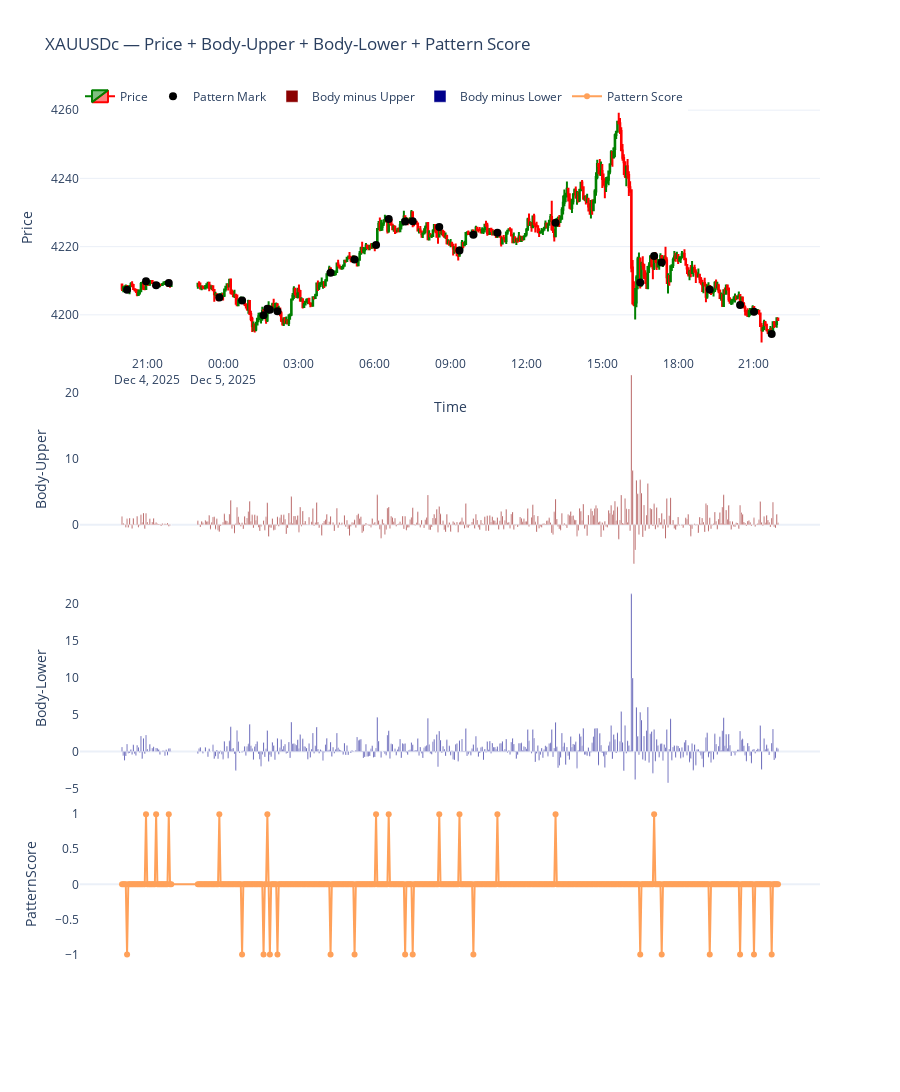

Notebook code cell kept with this figure:
### Markdown cell above
This pattern score is based on candlestick patterns.

For bearish pattern, give (pattern score = -1) for the corresponding current candle:
Position 0 is a bearish candle.
Position -1 is a bullish candle.
Position -2 is a bullish candle.
The current candle close (position 0) must engulf (lower than) the open price of 'position -1' candle, and the high of 'position -1' is higher than the highs of 'position -2' and 'position 0'. If this condition is met, mark the close price of the current candle.

For bullish pattern, give (pattern score = 1) for the corresponding current candle:
Position 0 is a bullish candle.
Position -1 is a bearish candle.
Position -2 is a bearish candle.
The current candle close (position 0) must engulf (higher than) the open price of 'position -1' candle, and the low of 'position -1' is lower than the lows of 'position -2' and 'position 0'. If this condition is met, mark the close price of the current candle

If the current candle has no corresponding pattern, then assign a pattern score of 0.

Plot these values on separate pane.


The logic implements:

Bearish pattern → score = -1
Bullish pattern → score = +1
Otherwise → score = 0

### Code cell
import MetaTrader5 as mt5 
import pandas as pd
import numpy as np
import plotly.graph_objects as go
from datetime import datetime, timedelta

# -------------------------
# Initialize MT5
# -------------------------
if not mt5.initialize():
    print("MT5 initialization failed")
    mt5.shutdown()

# -------------------------
# Fetch 3-minute data
# -------------------------
symbol = "XAUUSDc"
timeframe = mt5.TIMEFRAME_M3
n_bars = 500
utc_from = datetime.now() - timedelta(days=5)

rates = mt5.copy_rates_from(symbol, timeframe, utc_from, n_bars)
mt5.shutdown()

# -------------------------
# Convert to DataFrame
# -------------------------
df = pd.DataFrame(rates)
df['time'] = pd.to_datetime(df['time'], unit='s')
df.set_index('time', inplace=True)
df = df[df.index.dayofweek < 5]

# -------------------------
# Calculations needed
# -------------------------
df['body'] = abs(df['close'] - df['open'])
df['upper_wick'] = df['high'] - df[['open','close']].max(axis=1)
df['lower_wick'] = df[['open','close']].min(axis=1) - df['low']

df['body_minus_upper'] = df['body'] - df['upper_wick']
df['body_minus_lower'] = df['body'] - df['lower_wick']

# -------------------------
# Pattern Score Logic
# -------------------------
pattern_score = []
pattern_mark = []

for i in range(len(df)):
    if i < 2:
        pattern_score.append(0)
        pattern_mark.append(np.nan)
        continue

    # Current (0), previous (-1), and previous (-2)
    o0, h0, l0, c0 = df['open'].iloc[i], df['high'].iloc[i], df['low'].iloc[i], df['close'].iloc[i]
    o1, h1, l1, c1 = df['open'].iloc[i-1], df['high'].iloc[i-1], df['low'].iloc[i-1], df['close'].iloc[i-1]
    o2, h2, l2, c2 = df['open'].iloc[i-2], df['high'].iloc[i-2], df['low'].iloc[i-2], df['close'].iloc[i-2]

    # Current candle directions
    curr_bearish = c0 < o0
    curr_bullish = c0 > o0

    prev_bullish = c1 > o1
    prev_bearish = c1 < o1

    prev2_bullish = c2 > o2
    prev2_bearish = c2 < o2

    score = 0
    mark = np.nan

    # -------------------------
    # Bearish Pattern
    # -------------------------
    if curr_bearish and prev_bullish and prev2_bullish:
        if (c0 < o1) and (h1 > h2) and (h1 > h0):
            score = -1
            mark = c0

    # -------------------------
    # Bullish Pattern
    # -------------------------
    if curr_bullish and prev_bearish and prev2_bearish:
        if (c0 > o1) and (l1 < l2) and (l1 < l0):
            score = 1
            mark = c0

    pattern_score.append(score)
    pattern_mark.append(mark)

df['pattern_score'] = pattern_score
df['pattern_mark'] = pattern_mark

# -------------------------
# Plot: Price + Body-Upper + Body-Lower + Pattern Score
# -------------------------
fig = go.Figure()

# Pane 1 — Price
fig.add_trace(go.Candlestick(
    x=df.index,
    open=df['open'],
    high=df['high'],
    low=df['low'],
    close=df['close'],
    name='Price',
    increasing_line_color='green',
    decreasing_line_color='red'
))

# Pattern Markers on Price Pane
fig.add_trace(go.Scatter(
    x=df.index,
    y=df['pattern_mark'],
    mode='markers',
    marker=dict(size=8, color='black'),
    name='Pattern Mark'
))

# Pane 2 — Body minus upper wick
fig.add_trace(go.Bar(
    x=df.index,
    y=df['body_minus_upper'],
    name='Body minus Upper',
    marker_color='darkred',
    yaxis='y2'
))

# Pane 3 — Body minus lower wick
fig.add_trace(go.Bar(
    x=df.index,
    y=df['body_minus_lower'],
    name='Body minus Lower',
    marker_color='darkblue',
    yaxis='y3'
))

# Pane 4 — Pattern Score
fig.add_trace(go.Scatter(
    x=df.index,
    y=df['pattern_score'],
    mode='lines+markers',
    name='Pattern Score',
    marker=dict(size=6),
    yaxis='y4'
))

# Layout
fig.update_layout(
    template='plotly_white',
    title='XAUUSDc — Price + Body-Upper + Body-Lower + Pattern Score',
    xaxis=dict(title='Time', rangeslider=dict(visible=False)),

    yaxis=dict(title='Price',         domain=[0.72, 1]),
    yaxis2=dict(title='Body-Upper',   domain=[0.48, 0.71], showgrid=False),
    yaxis3=dict(title='Body-Lower',   domain=[0.24, 0.47], showgrid=False),
    yaxis4=dict(title='PatternScore', domain=[0.05, 0.23], showgrid=False),

    legend=dict(orientation='h', y=1.02, x=0),
    height=1350
)

fig.show()

### Figure 1 — Plotly figure (JSON) as saved in the notebook; plotly's stock layout.template omitted (floating-point values rounded to 4 significant figures; data arrays with more than 128 entries replaced by an {"elided": "..."} marker saying what was removed)
{"data": [{"close": {"elided": "500 float values"}, "decreasing": {"line": {"color": "red"}}, "high": {"elided": "500 float values"}, "increasing": {"line": {"color": "green"}}, "low": {"elided": "500 float values"}, "name": "Price", "open": {"elided": "500 float values"}, "type": "candlestick", "x": {"elided": "500 str values"}}, {"marker": {"color": "black", "size": 8}, "mode": "markers", "name": "Pattern Mark", "type": "scatter", "x": {"elided": "500 str values"}, "y": {"elided": "500 float values"}}, {"marker": {"color": "darkred"}, "name": "Body minus Upper", "type": "bar", "x": {"elided": "500 str values"}, "y": {"elided": "500 float values"}, "yaxis": "y2"}, {"marker": {"color": "darkblue"}, "name": "Body minus Lower", "type": "bar", "x": {"elided": "500 str values"}, "y": {"elided": "500 float values"}, "yaxis": "y3"}, {"marker": {"size": 6}, "mode": "lines+markers", "name": "Pattern Score", "type": "scatter", "x": {"elided": "500 str values"}, "y": {"elided": "500 int values"}, "yaxis": "y4"}], "layout": {"height": 1350, "legend": {"orientation": "h", "x": 0, "y": 1.02}, "title": {"text": "XAUUSDc — Price + Body-Upper + Body-Lower + Pattern Score"}, "xaxis": {"rangeslider": {"visible": false}, "title": {"text": "Time"}}, "yaxis": {"domain": [0.72, 1], "title": {"text": "Price"}}, "yaxis2": {"domain": [0.48, 0.71], "showgrid": false, "title": {"text": "Body-Upper"}}, "yaxis3": {"domain": [0.24, 0.47], "showgrid": false, "title": {"text": "Body-Lower"}}, "yaxis4": {"domain": [0.05, 0.23], "showgrid": false, "title": {"text": "PatternScore"}}}}
